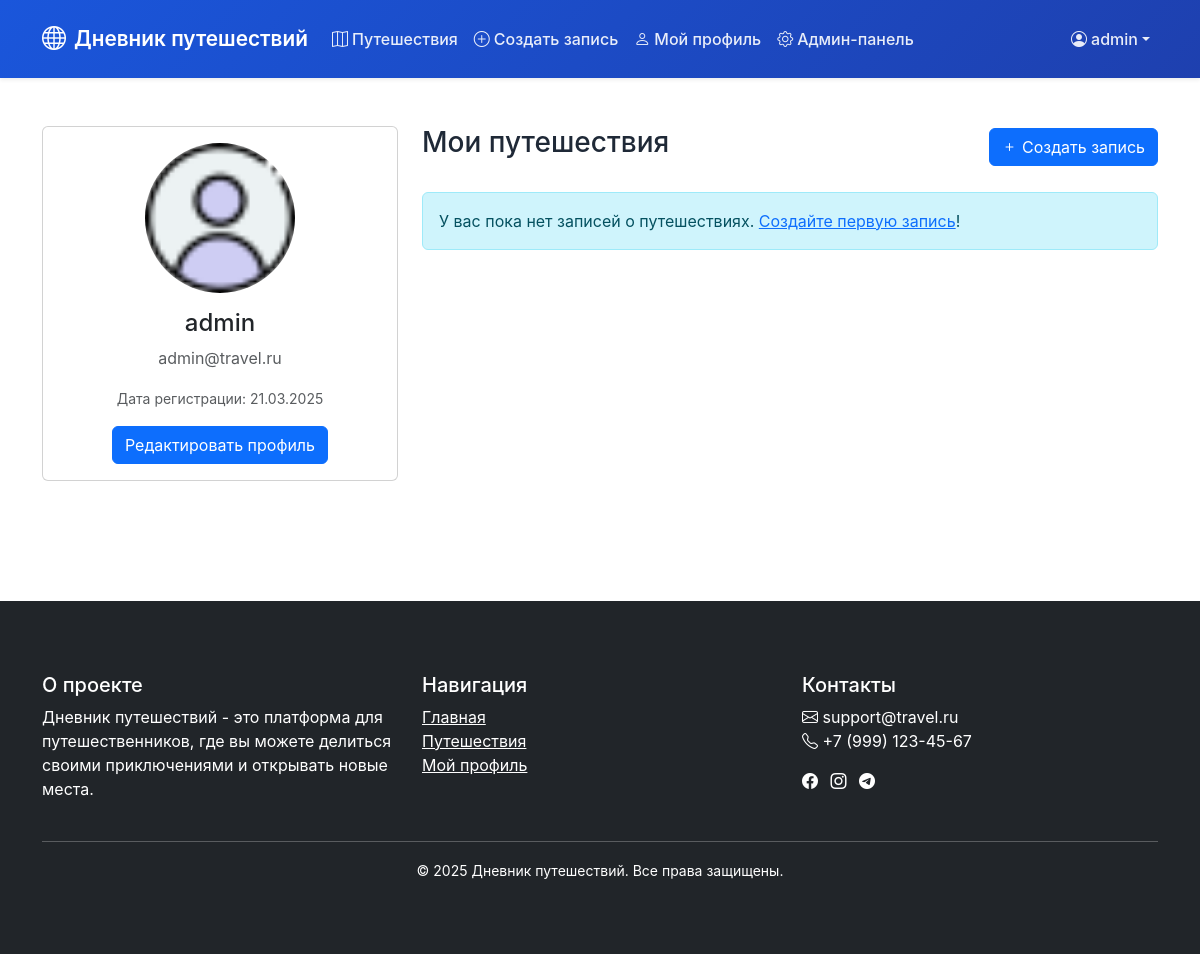
The app's page /profile/index.php (signed in) with its own data.
### tables this page shows
CREATE TABLE `users` (
  `id` int NOT NULL AUTO_INCREMENT,
  `username` varchar(50) NOT NULL,
  `password` varchar(255) NOT NULL,
  `email` varchar(100) NOT NULL,
  `avatar` varchar(255) DEFAULT '/assets/img/default-avatar.jpg',
  `is_admin` tinyint(1) DEFAULT '0',
  `created_at` timestamp NULL DEFAULT CURRENT_TIMESTAMP,
  PRIMARY KEY (`id`),
  UNIQUE KEY `username` (`username`),
  UNIQUE KEY `email` (`email`)
);

### profile/index.php (the view, shortened to what this page needs)
<?php
require_once '../config.php';
$user_id = $_SESSION['user_id'];
$stmt = $conn->prepare("SELECT * FROM users WHERE id = ?");
$stmt->bind_param("i", $user_id);
$stmt->execute();
$user = $stmt->get_result()->fetch_assoc();
$stmt = $conn->prepare("
    SELECT t.*,
           (SELECT photo_url FROM photos WHERE travel_id = t.id AND is_main = 1 LIMIT 1) as main_photo,
           COUNT(DISTINCT p.id) as photos_count,
           COUNT(DISTINCT c.id) as cultural_sites_count
    FROM travels t
    LEFT JOIN photos p ON t.id = p.travel_id
    LEFT JOIN cultural_sites c ON t.id = c.travel_id
    WHERE t.user_id = ?
    GROUP BY t.id
    ORDER BY t.created_at DESC
");
$stmt->bind_param("i", $user_id);
$stmt->execute();
$travels = $stmt->get_result();
?>
<!DOCTYPE html>
<html lang="ru">
<head>
    <link href="https://cdn.jsdelivr.net/npm/bootstrap@5.3.0/dist/css/bootstrap.min.css" rel="stylesheet">
    <link rel="stylesheet" href="https://cdn.jsdelivr.net/npm/bootstrap-icons@1.11.0/font/bootstrap-icons.css">
    <link rel="stylesheet" href="/assets/css/style.css">
</head>
<body>
    <?php include '../includes/header.php'; ?>
    <main class="container py-5">
        <div class="row">
            <div class="col-lg-4 mb-4">
                <div class="card">
                    <div class="card-body text-center">
                        <img src="<?= $user['avatar'] ?>" alt="<?= $user['username'] ?>"
                             class="rounded-circle mb-3" style="width: 150px; height: 150px; object-fit: cover;">
                        <h4><?= $user['username'] ?></h4>
                        <p class="text-muted"><?= $user['email'] ?></p>
                        <p>
                            <small class="text-muted">
                                Дата регистрации: <?= date('d.m.Y', strtotime($user['created_at'])) ?>
                            </small>
                        </p>
                        <button type="button" class="btn btn-primary" data-bs-toggle="modal" data-bs-target="#editProfileModal">
                            Редактировать профиль
                        </button>
                    </div>
                </div>
            </div>
            <div class="col-lg-8">
                <div class="d-flex justify-content-between align-items-center mb-4">
                    <h3>Мои путешествия</h3>
                    <a href="/travels/create.php" class="btn btn-primary">
                        <i class="bi bi-plus"></i> Создать запись
                    </a>
                </div>
                <?php if ($travels->num_rows === 0): ?>
                    <div class="alert alert-info">
                        У вас пока нет записей о путешествиях.
                        <a href="/travels/create.php">Создайте первую запись</a>!
                    </div>
                <?php endif; ?>
            </div>
        </div>
    </main>
    <?php include '../includes/footer.php'; ?>
</body>
</html>

### assets/css/style.css (style rules this page uses)
:root { --primary-color: #2563eb; --secondary-color: #475569; }
body { font-family: 'Inter', system-ui, -apple-system, sans-serif; color: #1f2937; }

### records on screen
users: avatar (placeholder picture), username "admin", email "admin@travel.ru", created_at "21.03.2025"

### other values on screen
$_SESSION['username'] "admin"
